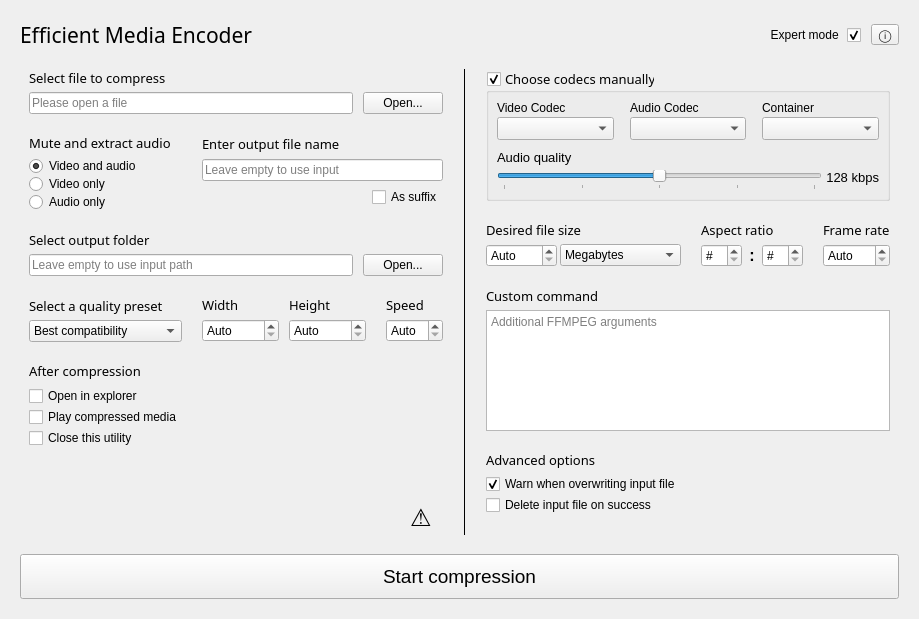
<?xml version="1.0" encoding="UTF-8"?>
<ui version="4.0">
 <class>MainWindow</class>
 <widget class="QMainWindow" name="MainWindow">
  <property name="geometry">
   <rect>
    <x>0</x>
    <y>0</y>
    <width>773</width>
    <height>619</height>
   </rect>
  </property>
  <property name="sizePolicy">
   <sizepolicy hsizetype="Preferred" vsizetype="Preferred">
    <horstretch>0</horstretch>
    <verstretch>0</verstretch>
   </sizepolicy>
  </property>
  <property name="maximumSize">
   <size>
    <width>1000</width>
    <height>1000</height>
   </size>
  </property>
  <property name="windowTitle">
   <string/>
  </property>
  <widget class="QWidget" name="centralWidget">
   <property name="sizePolicy">
    <sizepolicy hsizetype="Preferred" vsizetype="Preferred">
     <horstretch>0</horstretch>
     <verstretch>0</verstretch>
    </sizepolicy>
   </property>
   <property name="whatsThis">
    <string>Click on any area to get help about it.</string>
   </property>
   <layout class="QVBoxLayout" name="verticalLayout_2" stretch="0,0,0,0,0,0">
    <property name="spacing">
     <number>0</number>
    </property>
    <property name="sizeConstraint">
     <enum>QLayout::SetNoConstraint</enum>
    </property>
    <property name="leftMargin">
     <number>20</number>
    </property>
    <property name="topMargin">
     <number>20</number>
    </property>
    <property name="rightMargin">
     <number>20</number>
    </property>
    <property name="bottomMargin">
     <number>20</number>
    </property>
    <item>
     <widget class="QWidget" name="headerWidget" native="true">
      <layout class="QHBoxLayout" name="header">
       <property name="spacing">
        <number>10</number>
       </property>
       <property name="sizeConstraint">
        <enum>QLayout::SetDefaultConstraint</enum>
       </property>
       <property name="leftMargin">
        <number>0</number>
       </property>
       <property name="topMargin">
        <number>0</number>
       </property>
       <property name="rightMargin">
        <number>0</number>
       </property>
       <property name="bottomMargin">
        <number>10</number>
       </property>
       <item>
        <widget class="QLabel" name="mainHeading">
         <property name="font">
          <font>
           <family>Segoe UI Light</family>
           <pointsize>16</pointsize>
          </font>
         </property>
         <property name="text">
          <string>Efficient Media Encoder</string>
         </property>
        </widget>
       </item>
       <item>
        <widget class="QCheckBox" name="advancedModeCheckBox">
         <property name="layoutDirection">
          <enum>Qt::RightToLeft</enum>
         </property>
         <property name="text">
          <string>Expert mode </string>
         </property>
         <property name="checked">
          <bool>true</bool>
         </property>
        </widget>
       </item>
       <item>
        <widget class="QToolButton" name="infoMenuToolButton">
         <property name="text">
          <string>ⓘ</string>
         </property>
        </widget>
       </item>
      </layout>
     </widget>
    </item>
    <item>
     <widget class="QWidget" name="mainWidget" native="true">
      <property name="sizePolicy">
       <sizepolicy hsizetype="Preferred" vsizetype="Preferred">
        <horstretch>0</horstretch>
        <verstretch>0</verstretch>
       </sizepolicy>
      </property>
      <layout class="QHBoxLayout" name="main" stretch="0,0">
       <property name="spacing">
        <number>0</number>
       </property>
       <property name="sizeConstraint">
        <enum>QLayout::SetNoConstraint</enum>
       </property>
       <item>
        <widget class="QWidget" name="basicSection" native="true">
         <property name="sizePolicy">
          <sizepolicy hsizetype="Preferred" vsizetype="Preferred">
           <horstretch>0</horstretch>
           <verstretch>0</verstretch>
          </sizepolicy>
         </property>
         <layout class="QGridLayout" name="gridLayout_6" rowstretch="0,0,0,0,0,0,0,0,0" columnstretch="0,0,0,0">
          <property name="sizeConstraint">
           <enum>QLayout::SetDefaultConstraint</enum>
          </property>
          <property name="leftMargin">
           <number>0</number>
          </property>
          <property name="topMargin">
           <number>0</number>
          </property>
          <property name="rightMargin">
           <number>0</number>
          </property>
          <property name="bottomMargin">
           <number>0</number>
          </property>
          <property name="spacing">
           <number>20</number>
          </property>
          <item row="0" column="0" colspan="4">
           <layout class="QGridLayout" name="gridLayout">
            <property name="horizontalSpacing">
             <number>10</number>
            </property>
            <property name="verticalSpacing">
             <number>5</number>
            </property>
            <item row="0" column="0">
             <widget class="QLabel" name="label_2">
              <property name="font">
               <font>
                <family>Segoe UI Semibold</family>
                <pointsize>10</pointsize>
                <bold>false</bold>
               </font>
              </property>
              <property name="text">
               <string>Select file to compress</string>
              </property>
             </widget>
            </item>
            <item row="1" column="0">
             <widget class="QLineEdit" name="inputFileLineEdit">
              <property name="text">
               <string/>
              </property>
              <property name="readOnly">
               <bool>false</bool>
              </property>
              <property name="placeholderText">
               <string>Please open a file</string>
              </property>
              <property name="clearButtonEnabled">
               <bool>true</bool>
              </property>
             </widget>
            </item>
            <item row="1" column="1">
             <widget class="QPushButton" name="inputFileButton">
              <property name="text">
               <string>Open...</string>
              </property>
             </widget>
            </item>
           </layout>
          </item>
          <item row="1" column="1" colspan="3">
           <layout class="QVBoxLayout" name="verticalLayout_5" stretch="0,0,0">
            <property name="spacing">
             <number>5</number>
            </property>
            <property name="sizeConstraint">
             <enum>QLayout::SetMaximumSize</enum>
            </property>
            <item>
             <widget class="QLabel" name="label_16">
              <property name="sizePolicy">
               <sizepolicy hsizetype="Preferred" vsizetype="Maximum">
                <horstretch>0</horstretch>
                <verstretch>0</verstretch>
               </sizepolicy>
              </property>
              <property name="font">
               <font>
                <family>Segoe UI Semibold</family>
                <pointsize>10</pointsize>
                <bold>false</bold>
               </font>
              </property>
              <property name="text">
               <string>Enter output file name</string>
              </property>
             </widget>
            </item>
            <item>
             <widget class="QLineEdit" name="outputFileNameLineEdit">
              <property name="sizePolicy">
               <sizepolicy hsizetype="Expanding" vsizetype="Fixed">
                <horstretch>0</horstretch>
                <verstretch>0</verstretch>
               </sizepolicy>
              </property>
              <property name="text">
               <string/>
              </property>
              <property name="readOnly">
               <bool>false</bool>
              </property>
              <property name="placeholderText">
               <string>Leave empty to use input</string>
              </property>
             </widget>
            </item>
            <item>
             <layout class="QHBoxLayout" name="horizontalLayout">
              <item>
               <spacer name="horizontalSpacer">
                <property name="orientation">
                 <enum>Qt::Horizontal</enum>
                </property>
                <property name="sizeHint" stdset="0">
                 <size>
                  <width>40</width>
                  <height>20</height>
                 </size>
                </property>
               </spacer>
              </item>
              <item alignment="Qt::AlignLeft">
               <widget class="QCheckBox" name="outputFileNameSuffixCheckBox">
                <property name="sizePolicy">
                 <sizepolicy hsizetype="Maximum" vsizetype="Fixed">
                  <horstretch>0</horstretch>
                  <verstretch>0</verstretch>
                 </sizepolicy>
                </property>
                <property name="toolTip">
                 <string/>
                </property>
                <property name="statusTip">
                 <string/>
                </property>
                <property name="whatsThis">
                 <string/>
                </property>
                <property name="text">
                 <string>As suffix</string>
                </property>
               </widget>
              </item>
             </layout>
            </item>
           </layout>
          </item>
          <item row="8" column="0">
           <spacer name="verticalSpacer_4">
            <property name="orientation">
             <enum>Qt::Vertical</enum>
            </property>
            <property name="sizeType">
             <enum>QSizePolicy::Expanding</enum>
            </property>
            <property name="sizeHint" stdset="0">
             <size>
              <width>20</width>
              <height>0</height>
             </size>
            </property>
           </spacer>
          </item>
          <item row="3" column="1" colspan="2">
           <layout class="QGridLayout" name="scalingLayout">
            <property name="horizontalSpacing">
             <number>10</number>
            </property>
            <property name="verticalSpacing">
             <number>5</number>
            </property>
            <item row="0" column="1">
             <widget class="QLabel" name="label_10">
              <property name="sizePolicy">
               <sizepolicy hsizetype="Preferred" vsizetype="Maximum">
                <horstretch>0</horstretch>
                <verstretch>0</verstretch>
               </sizepolicy>
              </property>
              <property name="font">
               <font>
                <family>Segoe UI Semibold</family>
                <pointsize>10</pointsize>
                <bold>false</bold>
               </font>
              </property>
              <property name="text">
               <string>Height</string>
              </property>
             </widget>
            </item>
            <item row="1" column="1">
             <widget class="QSpinBox" name="heightSpinBox">
              <property name="specialValueText">
               <string>Auto</string>
              </property>
              <property name="suffix">
               <string> px</string>
              </property>
              <property name="maximum">
               <number>99999</number>
              </property>
             </widget>
            </item>
            <item row="0" column="0">
             <widget class="QLabel" name="label_9">
              <property name="sizePolicy">
               <sizepolicy hsizetype="Preferred" vsizetype="Maximum">
                <horstretch>0</horstretch>
                <verstretch>0</verstretch>
               </sizepolicy>
              </property>
              <property name="font">
               <font>
                <family>Segoe UI Semibold</family>
                <pointsize>10</pointsize>
                <bold>false</bold>
               </font>
              </property>
              <property name="text">
               <string>Width</string>
              </property>
             </widget>
            </item>
            <item row="1" column="0">
             <widget class="QSpinBox" name="widthSpinBox">
              <property name="specialValueText">
               <string>Auto</string>
              </property>
              <property name="suffix">
               <string> px</string>
              </property>
              <property name="maximum">
               <number>99999</number>
              </property>
              <property name="value">
               <number>0</number>
              </property>
             </widget>
            </item>
           </layout>
          </item>
          <item row="8" column="3" alignment="Qt::AlignRight|Qt::AlignBottom">
           <widget class="QToolButton" name="warningTooltipButton">
            <property name="font">
             <font>
              <pointsize>18</pointsize>
             </font>
            </property>
            <property name="text">
             <string>⚠️</string>
            </property>
            <property name="autoRaise">
             <bool>true</bool>
            </property>
           </widget>
          </item>
          <item row="3" column="0">
           <layout class="QVBoxLayout" name="verticalLayout_3">
            <property name="spacing">
             <number>5</number>
            </property>
            <item>
             <widget class="QLabel" name="label_5">
              <property name="font">
               <font>
                <family>Segoe UI Semibold</family>
                <pointsize>10</pointsize>
                <bold>false</bold>
               </font>
              </property>
              <property name="text">
               <string>Select a quality preset</string>
              </property>
             </widget>
            </item>
            <item>
             <widget class="QComboBox" name="qualityPresetComboBox">
              <item>
               <property name="text">
                <string>Best compatibility</string>
               </property>
              </item>
              <item>
               <property name="text">
                <string>Fastest compression</string>
               </property>
              </item>
              <item>
               <property name="text">
                <string>Highest quality</string>
               </property>
              </item>
             </widget>
            </item>
           </layout>
          </item>
          <item row="1" column="0">
           <layout class="QVBoxLayout" name="verticalLayout_12">
            <property name="spacing">
             <number>0</number>
            </property>
            <item>
             <widget class="QLabel" name="label">
              <property name="sizePolicy">
               <sizepolicy hsizetype="Preferred" vsizetype="Maximum">
                <horstretch>0</horstretch>
                <verstretch>0</verstretch>
               </sizepolicy>
              </property>
              <property name="font">
               <font>
                <family>Segoe UI Semibold</family>
                <pointsize>10</pointsize>
               </font>
              </property>
              <property name="text">
               <string>Mute and extract audio</string>
              </property>
             </widget>
            </item>
            <item>
             <spacer name="verticalSpacer">
              <property name="orientation">
               <enum>Qt::Vertical</enum>
              </property>
              <property name="sizeType">
               <enum>QSizePolicy::Fixed</enum>
              </property>
              <property name="sizeHint" stdset="0">
               <size>
                <width>20</width>
                <height>5</height>
               </size>
              </property>
             </spacer>
            </item>
            <item>
             <widget class="QRadioButton" name="radVideoAudio">
              <property name="sizePolicy">
               <sizepolicy hsizetype="Minimum" vsizetype="Maximum">
                <horstretch>0</horstretch>
                <verstretch>0</verstretch>
               </sizepolicy>
              </property>
              <property name="maximumSize">
               <size>
                <width>16777215</width>
                <height>18</height>
               </size>
              </property>
              <property name="text">
               <string>Video and audio</string>
              </property>
              <property name="checked">
               <bool>true</bool>
              </property>
              <attribute name="buttonGroup">
               <string notr="true">audioVideoButtonGroup</string>
              </attribute>
             </widget>
            </item>
            <item>
             <widget class="QRadioButton" name="radVideoOnly">
              <property name="maximumSize">
               <size>
                <width>16777215</width>
                <height>18</height>
               </size>
              </property>
              <property name="text">
               <string>Video only</string>
              </property>
              <attribute name="buttonGroup">
               <string notr="true">audioVideoButtonGroup</string>
              </attribute>
             </widget>
            </item>
            <item>
             <widget class="QRadioButton" name="radAudioOnly">
              <property name="maximumSize">
               <size>
                <width>16777215</width>
                <height>18</height>
               </size>
              </property>
              <property name="text">
               <string>Audio only</string>
              </property>
              <attribute name="buttonGroup">
               <string notr="true">audioVideoButtonGroup</string>
              </attribute>
             </widget>
            </item>
           </layout>
          </item>
          <item row="3" column="3">
           <layout class="QGridLayout" name="speedLayout">
            <property name="verticalSpacing">
             <number>5</number>
            </property>
            <item row="1" column="0">
             <widget class="QDoubleSpinBox" name="speedSpinBox">
              <property name="specialValueText">
               <string>Auto</string>
              </property>
              <property name="value">
               <double>0.000000000000000</double>
              </property>
             </widget>
            </item>
            <item row="0" column="0">
             <widget class="QLabel" name="label_23">
              <property name="font">
               <font>
                <family>Segoe UI Semibold</family>
                <pointsize>10</pointsize>
                <bold>false</bold>
               </font>
              </property>
              <property name="text">
               <string>Speed</string>
              </property>
             </widget>
            </item>
           </layout>
          </item>
          <item row="2" column="0" colspan="4">
           <layout class="QGridLayout" name="gridLayout_5">
            <property name="horizontalSpacing">
             <number>10</number>
            </property>
            <property name="verticalSpacing">
             <number>5</number>
            </property>
            <item row="0" column="0">
             <widget class="QLabel" name="label_7">
              <property name="font">
               <font>
                <family>Segoe UI Semibold</family>
                <pointsize>10</pointsize>
                <bold>false</bold>
               </font>
              </property>
              <property name="text">
               <string>Select output folder</string>
              </property>
             </widget>
            </item>
            <item row="1" column="0">
             <widget class="QLineEdit" name="outputFolderLineEdit">
              <property name="text">
               <string/>
              </property>
              <property name="readOnly">
               <bool>false</bool>
              </property>
              <property name="placeholderText">
               <string>Leave empty to use input path</string>
              </property>
              <property name="clearButtonEnabled">
               <bool>true</bool>
              </property>
             </widget>
            </item>
            <item row="1" column="1">
             <widget class="QPushButton" name="outputFolderButton">
              <property name="text">
               <string>Open...</string>
              </property>
             </widget>
            </item>
           </layout>
          </item>
          <item row="7" column="0">
           <layout class="QVBoxLayout" name="verticalLayout_4">
            <property name="spacing">
             <number>1</number>
            </property>
            <item>
             <widget class="QLabel" name="label_14">
              <property name="font">
               <font>
                <family>Segoe UI Semibold</family>
                <pointsize>10</pointsize>
                <bold>false</bold>
               </font>
              </property>
              <property name="text">
               <string>After compression</string>
              </property>
             </widget>
            </item>
            <item>
             <spacer name="verticalSpacer_6">
              <property name="orientation">
               <enum>Qt::Vertical</enum>
              </property>
              <property name="sizeType">
               <enum>QSizePolicy::Fixed</enum>
              </property>
              <property name="sizeHint" stdset="0">
               <size>
                <width>20</width>
                <height>5</height>
               </size>
              </property>
             </spacer>
            </item>
            <item>
             <widget class="QCheckBox" name="openExplorerOnSuccessCheckBox">
              <property name="text">
               <string>Open in explorer</string>
              </property>
             </widget>
            </item>
            <item>
             <widget class="QCheckBox" name="playOnSuccessCheckBox">
              <property name="text">
               <string>Play compressed media</string>
              </property>
             </widget>
            </item>
            <item>
             <widget class="QCheckBox" name="closeOnSuccessCheckBox">
              <property name="text">
               <string>Close this utility</string>
              </property>
             </widget>
            </item>
           </layout>
          </item>
         </layout>
        </widget>
       </item>
       <item>
        <widget class="QWidget" name="advancedSection" native="true">
         <property name="sizePolicy">
          <sizepolicy hsizetype="Preferred" vsizetype="Preferred">
           <horstretch>0</horstretch>
           <verstretch>0</verstretch>
          </sizepolicy>
         </property>
         <property name="maximumSize">
          <size>
           <width>16777215</width>
           <height>16777215</height>
          </size>
         </property>
         <layout class="QGridLayout" name="gridLayout_10">
          <property name="leftMargin">
           <number>20</number>
          </property>
          <property name="topMargin">
           <number>0</number>
          </property>
          <property name="rightMargin">
           <number>0</number>
          </property>
          <property name="bottomMargin">
           <number>0</number>
          </property>
          <property name="spacing">
           <number>20</number>
          </property>
          <item row="0" column="0" rowspan="6">
           <widget class="Line" name="sectionSeparator">
            <property name="frameShadow">
             <enum>QFrame::Plain</enum>
            </property>
            <property name="lineWidth">
             <number>0</number>
            </property>
            <property name="midLineWidth">
             <number>1</number>
            </property>
            <property name="orientation">
             <enum>Qt::Vertical</enum>
            </property>
           </widget>
          </item>
          <item row="5" column="1">
           <spacer name="verticalSpacer_3">
            <property name="orientation">
             <enum>Qt::Vertical</enum>
            </property>
            <property name="sizeType">
             <enum>QSizePolicy::Expanding</enum>
            </property>
            <property name="sizeHint" stdset="0">
             <size>
              <width>20</width>
              <height>40</height>
             </size>
            </property>
           </spacer>
          </item>
          <item row="2" column="4">
           <layout class="QVBoxLayout" name="verticalLayout_7">
            <property name="spacing">
             <number>5</number>
            </property>
            <item>
             <widget class="QLabel" name="label_22">
              <property name="font">
               <font>
                <family>Segoe UI Semibold</family>
                <pointsize>10</pointsize>
                <bold>false</bold>
               </font>
              </property>
              <property name="text">
               <string>Frame rate</string>
              </property>
             </widget>
            </item>
            <item>
             <widget class="QSpinBox" name="fpsSpinBox">
              <property name="specialValueText">
               <string>Auto</string>
              </property>
              <property name="suffix">
               <string> fps</string>
              </property>
              <property name="prefix">
               <string/>
              </property>
              <property name="minimum">
               <number>0</number>
              </property>
              <property name="maximum">
               <number>999</number>
              </property>
              <property name="value">
               <number>0</number>
              </property>
             </widget>
            </item>
           </layout>
          </item>
          <item row="3" column="1" colspan="4">
           <layout class="QVBoxLayout" name="verticalLayout_8">
            <property name="spacing">
             <number>5</number>
            </property>
            <item>
             <widget class="QLabel" name="label_17">
              <property name="font">
               <font>
                <family>Segoe UI Semibold</family>
                <pointsize>10</pointsize>
                <bold>false</bold>
               </font>
              </property>
              <property name="text">
               <string>Custom command</string>
              </property>
             </widget>
            </item>
            <item>
             <widget class="QPlainTextEdit" name="customCommandTextEdit">
              <property name="sizePolicy">
               <sizepolicy hsizetype="Expanding" vsizetype="Expanding">
                <horstretch>0</horstretch>
                <verstretch>0</verstretch>
               </sizepolicy>
              </property>
              <property name="placeholderText">
               <string>Additional FFMPEG arguments</string>
              </property>
             </widget>
            </item>
           </layout>
          </item>
          <item row="4" column="1" colspan="2">
           <layout class="QVBoxLayout" name="verticalLayout_10">
            <property name="spacing">
             <number>1</number>
            </property>
            <item>
             <widget class="QLabel" name="label_15">
              <property name="font">
               <font>
                <family>Segoe UI Semibold</family>
                <pointsize>10</pointsize>
                <bold>false</bold>
               </font>
              </property>
              <property name="text">
               <string>Advanced options</string>
              </property>
              <property name="alignment">
               <set>Qt::AlignLeading|Qt::AlignLeft|Qt::AlignVCenter</set>
              </property>
             </widget>
            </item>
            <item>
             <spacer name="verticalSpacer_5">
              <property name="orientation">
               <enum>Qt::Vertical</enum>
              </property>
              <property name="sizeType">
               <enum>QSizePolicy::Fixed</enum>
              </property>
              <property name="sizeHint" stdset="0">
               <size>
                <width>20</width>
                <height>4</height>
               </size>
              </property>
             </spacer>
            </item>
            <item>
             <widget class="QCheckBox" name="warnOnOverwriteCheckBox">
              <property name="text">
               <string>Warn when overwriting input file</string>
              </property>
              <property name="checked">
               <bool>true</bool>
              </property>
             </widget>
            </item>
            <item>
             <widget class="QCheckBox" name="deleteOnSuccessCheckBox">
              <property name="text">
               <string>Delete input file on success</string>
              </property>
             </widget>
            </item>
           </layout>
          </item>
          <item row="2" column="3">
           <layout class="QGridLayout" name="aspectRatioLayout">
            <property name="horizontalSpacing">
             <number>7</number>
            </property>
            <property name="verticalSpacing">
             <number>5</number>
            </property>
            <item row="0" column="0" colspan="3">
             <widget class="QLabel" name="label_20">
              <property name="font">
               <font>
                <family>Segoe UI Semibold</family>
                <pointsize>10</pointsize>
                <bold>false</bold>
               </font>
              </property>
              <property name="text">
               <string>Aspect ratio</string>
              </property>
             </widget>
            </item>
            <item row="1" column="0">
             <widget class="QSpinBox" name="aspectRatioSpinBoxH">
              <property name="specialValueText">
               <string>#</string>
              </property>
              <property name="minimum">
               <number>0</number>
              </property>
              <property name="value">
               <number>0</number>
              </property>
             </widget>
            </item>
            <item row="1" column="1">
             <widget class="QLabel" name="label_21">
              <property name="font">
               <font>
                <family>Segoe UI</family>
                <pointsize>12</pointsize>
                <bold>true</bold>
               </font>
              </property>
              <property name="text">
               <string>:</string>
              </property>
              <property name="alignment">
               <set>Qt::AlignCenter</set>
              </property>
             </widget>
            </item>
            <item row="1" column="2">
             <widget class="QSpinBox" name="aspectRatioSpinBoxV">
              <property name="specialValueText">
               <string>#</string>
              </property>
              <property name="minimum">
               <number>0</number>
              </property>
              <property name="value">
               <number>0</number>
              </property>
             </widget>
            </item>
           </layout>
          </item>
          <item row="2" column="1" colspan="2">
           <layout class="QGridLayout" name="gridLayout_8">
            <property name="horizontalSpacing">
             <number>3</number>
            </property>
            <property name="verticalSpacing">
             <number>5</number>
            </property>
            <item row="0" column="0" colspan="2">
             <widget class="QLabel" name="label_4">
              <property name="font">
               <font>
                <family>Segoe UI Semibold</family>
                <pointsize>10</pointsize>
                <bold>false</bold>
               </font>
              </property>
              <property name="text">
               <string>Desired file size</string>
              </property>
             </widget>
            </item>
            <item row="1" column="1">
             <widget class="QComboBox" name="fileSizeUnitComboBox">
              <property name="sizePolicy">
               <sizepolicy hsizetype="Minimum" vsizetype="Fixed">
                <horstretch>0</horstretch>
                <verstretch>0</verstretch>
               </sizepolicy>
              </property>
              <property name="currentIndex">
               <number>1</number>
              </property>
              <item>
               <property name="text">
                <string>Kilobytes</string>
               </property>
              </item>
              <item>
               <property name="text">
                <string>Megabytes</string>
               </property>
              </item>
              <item>
               <property name="text">
                <string>Gigabytes</string>
               </property>
              </item>
             </widget>
            </item>
            <item row="1" column="0">
             <widget class="QDoubleSpinBox" name="fileSizeSpinBox">
              <property name="sizePolicy">
               <sizepolicy hsizetype="Maximum" vsizetype="Fixed">
                <horstretch>0</horstretch>
                <verstretch>0</verstretch>
               </sizepolicy>
              </property>
              <property name="specialValueText">
               <string>Auto</string>
              </property>
              <property name="minimum">
               <double>0.000000000000000</double>
              </property>
              <property name="maximum">
               <double>9999.000000000000000</double>
              </property>
              <property name="value">
               <double>0.000000000000000</double>
              </property>
             </widget>
            </item>
           </layout>
          </item>
          <item row="0" column="1" rowspan="2" colspan="4">
           <widget class="QGroupBox" name="codecSelectionGroupBox">
            <property name="sizePolicy">
             <sizepolicy hsizetype="Expanding" vsizetype="Preferred">
              <horstretch>0</horstretch>
              <verstretch>0</verstretch>
             </sizepolicy>
            </property>
            <property name="font">
             <font>
              <family>Segoe UI Semibold</family>
              <pointsize>10</pointsize>
              <bold>false</bold>
             </font>
            </property>
            <property name="title">
             <string>Choose codecs manually</string>
            </property>
            <property name="checkable">
             <bool>true</bool>
            </property>
            <layout class="QVBoxLayout" name="verticalLayout_11">
             <property name="spacing">
              <number>10</number>
             </property>
             <property name="leftMargin">
              <number>8</number>
             </property>
             <property name="topMargin">
              <number>8</number>
             </property>
             <property name="rightMargin">
              <number>8</number>
             </property>
             <property name="bottomMargin">
              <number>8</number>
             </property>
             <item>
              <layout class="QGridLayout" name="gridLayout_7">
               <property name="horizontalSpacing">
                <number>16</number>
               </property>
               <property name="verticalSpacing">
                <number>2</number>
               </property>
               <item row="1" column="2">
                <widget class="QLabel" name="label_13">
                 <property name="font">
                  <font>
                   <family>Segoe UI</family>
                   <pointsize>9</pointsize>
                   <italic>false</italic>
                   <bold>false</bold>
                  </font>
                 </property>
                 <property name="text">
                  <string>Container</string>
                 </property>
                </widget>
               </item>
               <item row="1" column="1">
                <widget class="QLabel" name="label_12">
                 <property name="font">
                  <font>
                   <family>Segoe UI</family>
                   <pointsize>9</pointsize>
                   <italic>false</italic>
                   <bold>false</bold>
                  </font>
                 </property>
                 <property name="text">
                  <string>Audio Codec</string>
                 </property>
                </widget>
               </item>
               <item row="2" column="1">
                <widget class="QComboBox" name="audioCodecComboBox">
                 <property name="font">
                  <font>
                   <family>Segoe UI</family>
                   <pointsize>10</pointsize>
                   <bold>false</bold>
                  </font>
                 </property>
                </widget>
               </item>
               <item row="1" column="0">
                <widget class="QLabel" name="label_8">
                 <property name="font">
                  <font>
                   <family>Segoe UI</family>
                   <pointsize>9</pointsize>
                   <italic>false</italic>
                   <bold>false</bold>
                  </font>
                 </property>
                 <property name="text">
                  <string>Video Codec</string>
                 </property>
                </widget>
               </item>
               <item row="2" column="0">
                <widget class="QComboBox" name="videoCodecComboBox">
                 <property name="font">
                  <font>
                   <family>Segoe UI</family>
                   <pointsize>10</pointsize>
                   <bold>false</bold>
                  </font>
                 </property>
                </widget>
               </item>
               <item row="2" column="2">
                <widget class="QComboBox" name="containerComboBox">
                 <property name="font">
                  <font>
                   <family>Segoe UI</family>
                   <pointsize>10</pointsize>
                   <bold>false</bold>
                  </font>
                 </property>
                </widget>
               </item>
              </layout>
             </item>
             <item>
              <layout class="QGridLayout" name="gridLayout_4">
               <property name="horizontalSpacing">
                <number>4</number>
               </property>
               <property name="verticalSpacing">
                <number>5</number>
               </property>
               <item row="0" column="0">
                <widget class="QLabel" name="label_6">
                 <property name="font">
                  <font>
                   <family>Segoe UI</family>
                   <pointsize>10</pointsize>
                   <bold>false</bold>
                  </font>
                 </property>
                 <property name="text">
                  <string>Audio quality</string>
                 </property>
                </widget>
               </item>
               <item row="1" column="0">
                <widget class="QSlider" name="audioQualitySlider">
                 <property name="maximum">
                  <number>100</number>
                 </property>
                 <property name="singleStep">
                  <number>1</number>
                 </property>
                 <property name="value">
                  <number>50</number>
                 </property>
                 <property name="orientation">
                  <enum>Qt::Horizontal</enum>
                 </property>
                 <property name="invertedControls">
                  <bool>false</bool>
                 </property>
                 <property name="tickPosition">
                  <enum>QSlider::TicksBelow</enum>
                 </property>
                 <property name="tickInterval">
                  <number>25</number>
                 </property>
                </widget>
               </item>
               <item row="1" column="1">
                <widget class="QLabel" name="audioQualityDisplayLabel">
                 <property name="font">
                  <font>
                   <family>Segoe UI</family>
                   <pointsize>10</pointsize>
                   <bold>false</bold>
                  </font>
                 </property>
                 <property name="text">
                  <string>128 kbps</string>
                 </property>
                 <property name="alignment">
                  <set>Qt::AlignRight|Qt::AlignTop|Qt::AlignTrailing</set>
                 </property>
                </widget>
               </item>
              </layout>
             </item>
            </layout>
           </widget>
          </item>
         </layout>
        </widget>
       </item>
      </layout>
     </widget>
    </item>
    <item>
     <spacer name="verticalSpacer_7">
      <property name="orientation">
       <enum>Qt::Vertical</enum>
      </property>
      <property name="sizeType">
       <enum>QSizePolicy::Fixed</enum>
      </property>
      <property name="sizeHint" stdset="0">
       <size>
        <width>20</width>
        <height>10</height>
       </size>
      </property>
     </spacer>
    </item>
    <item>
     <widget class="QPushButton" name="startCompressionButton">
      <property name="sizePolicy">
       <sizepolicy hsizetype="Preferred" vsizetype="Fixed">
        <horstretch>0</horstretch>
        <verstretch>1</verstretch>
       </sizepolicy>
      </property>
      <property name="minimumSize">
       <size>
        <width>0</width>
        <height>45</height>
       </size>
      </property>
      <property name="font">
       <font>
        <family>Segoe UI</family>
        <pointsize>14</pointsize>
       </font>
      </property>
      <property name="text">
       <string>Start compression</string>
      </property>
     </widget>
    </item>
    <item>
     <spacer name="progressWidgetTopSpacer">
      <property name="orientation">
       <enum>Qt::Vertical</enum>
      </property>
      <property name="sizeType">
       <enum>QSizePolicy::Fixed</enum>
      </property>
      <property name="sizeHint" stdset="0">
       <size>
        <width>20</width>
        <height>0</height>
       </size>
      </property>
     </spacer>
    </item>
    <item>
     <widget class="QWidget" name="progressWidget" native="true">
      <property name="sizePolicy">
       <sizepolicy hsizetype="Preferred" vsizetype="Preferred">
        <horstretch>0</horstretch>
        <verstretch>0</verstretch>
       </sizepolicy>
      </property>
      <property name="maximumSize">
       <size>
        <width>16777215</width>
        <height>0</height>
       </size>
      </property>
      <property name="styleSheet">
       <string notr="true"/>
      </property>
      <layout class="QVBoxLayout" name="verticalLayout" stretch="0,0">
       <property name="spacing">
        <number>4</number>
       </property>
       <property name="sizeConstraint">
        <enum>QLayout::SetDefaultConstraint</enum>
       </property>
       <property name="leftMargin">
        <number>0</number>
       </property>
       <property name="topMargin">
        <number>0</number>
       </property>
       <property name="rightMargin">
        <number>0</number>
       </property>
       <property name="bottomMargin">
        <number>0</number>
       </property>
       <item>
        <widget class="QProgressBar" name="progressBar">
         <property name="value">
          <number>0</number>
         </property>
         <property name="alignment">
          <set>Qt::AlignCenter</set>
         </property>
        </widget>
       </item>
       <item>
        <widget class="QLabel" name="progressBarLabel">
         <property name="text">
          <string>Compressing...</string>
         </property>
         <property name="alignment">
          <set>Qt::AlignCenter</set>
         </property>
        </widget>
       </item>
      </layout>
     </widget>
    </item>
   </layout>
  </widget>
 </widget>
 <resources/>
 <connections/>
 <buttongroups>
  <buttongroup name="audioVideoButtonGroup"/>
 </buttongroups>
</ui>
